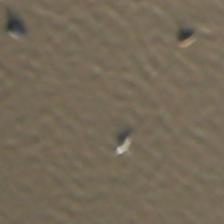
#> input picture train/2_1.JPG, 224 x 224 px
$ jupyter execute --allow-errors Image_analysis.ipynb   (shell and % lines are left out)   (older library calls are emulated)
#> lines starting #> are read from the running program, lines starting #| are printed output that depends on the picture; after the words box and inside, x2 and y2 are one past the last pixel; in counts of white or black regions, pixels touching at a corner belong together; long printed decimals are rounded
[cell 1]
import numpy as np
import cv2
import matplotlib.pyplot as plt
import seaborn as sns
from PIL import Image
from math import atan
import math

## Load image

[cell 2]
img = Image.open('./train/2_1.JPG')
#> img is the input picture: PIL image 224x224 RGB; mean R, G, B 117.5, 105.7, 87.9
img = np.array(img)
plt.imshow(img)
plt.title('original Image')
blur = cv2.GaussianBlur(img,(5,5),0)
gray = cv2.cvtColor(blur,cv2.COLOR_RGB2GRAY)
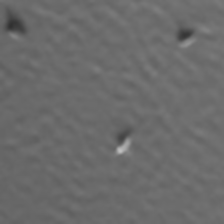
#> gray: shape (224, 224); min 49, max 191, mean 107.2
laplacian = cv2.Laplacian(gray,cv2.CV_64F)
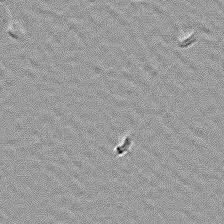
#> laplacian: shape (224, 224) float64; min -23, max 15, mean -0.000379; drawn with min black and max white
sobelx = cv2.Sobel(gray,cv2.CV_64F,1,0,ksize=5)
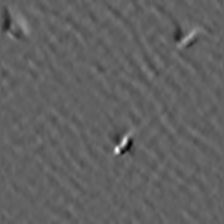
#> sobelx: shape (224, 224) float64; min -1526, max 2469, mean 4.2; drawn with min black and max white
sobely = cv2.Sobel(gray,cv2.CV_64F,0,1,ksize=5)
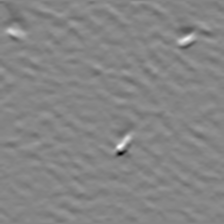
#> sobely: shape (224, 224) float64; min -2690, max 2443, mean -2.6; drawn with min black and max white
sobel = cv2.addWeighted(sobelx,0.5,sobely,0.5,0)
sobel_ = np.maximum(sobel,50)
sobel_[sobel_==50]=0
canny = cv2.Canny(gray,100,200)
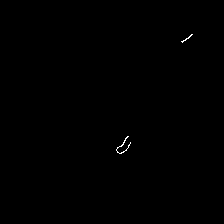
#> canny: shape (224, 224); 0.13% white in thin lines or dots, all inside (x1, y1, x2, y2) = (116, 34, 193, 154)
_, thresh = cv2.threshold(sobel_,200,255,cv2.THRESH_BINARY)
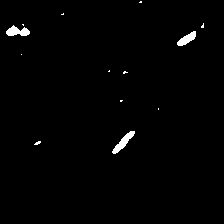
#> thresh: shape (224, 224) float64; 1.1% white; 13 white regions (10 under 20 px), largest, box (x1, y1, x2, y2) and area: (112, 131, 135, 154) 182, (6, 25, 30, 36) 165, (177, 31, 196, 46) 145

## Applied Filters

[cell 3]
plt.figure(figsize=(15,10))
plt.subplot(1,5,1)
plt.imshow(canny,cmap='gray')
plt.title('Canny Image')

plt.subplot(1,5,2)
plt.imshow(gray,cmap='gray')
plt.title('grayscale Image')

plt.subplot(1,5,3)
plt.imshow(laplacian,cmap='gray')
plt.title('laplacian Image')

plt.subplot(1,5,4)
plt.imshow(sobel_,cmap='gray')
plt.title('Sobel Image')

plt.subplot(1,5,5)
plt.imshow(thresh,cmap='gray')
plt.title('Threshold Image')
plt.show()

## 2. Collecting non-zero values

[cell 4]
xsobel,ysobel = np.nonzero(sobel_)
#> xsobel = 9766 values from 0 to 223; ysobel = 9766 values, max 223 at index 635, min 0 at index 1498, mean 109.2
xthresh,ythresh = np.nonzero(thresh)
#> xthresh = 551 values from 1 to 153; ythresh = 551 values, max 203 at index 9, min 6 at index 84, mean 105.8

[cell 5]
plt.figure(figsize=(15,6))
plt.subplot(1,2,1)
plt.scatter(xsobel,ysobel)
plt.xlabel('x-label')
plt.ylabel('y-label')
plt.title('Sobel Scatter')
plt.subplot(1,2,2)
plt.scatter(xthresh,ythresh)
plt.xlabel('x-label')
plt.ylabel('y-label')
plt.title('Threshold Scatter')

plt.show()
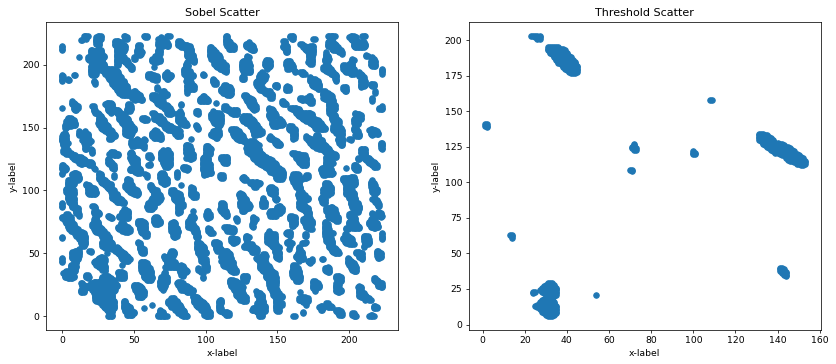
#> figure drawn by matplotlib, 2 panels

## Covariance
- how the points are moving together
- considering sobel filter and threshold (sobel)

[cell 6]
# sobel covariance
cov_sobel = np.cov(xsobel,ysobel)
#> cov_sobel = [[4109.9, 171.8], [171.8, 4048.7]]
evals_sobel, evecs_sobel = np.linalg.eig(cov_sobel)
#> evals_sobel = [4253.8, 3904.8]; evecs_sobel = [[0.767, -0.642], [0.642, 0.767]]
# threshold covariance
cov_thresh = np.cov(xthresh,ythresh)
#> cov_thresh = [[2706.3, 558], [558, 4615.6]]
evals_thresh, evecs_thresh = np.linalg.eig(cov_thresh)
#> evals_thresh = [2555.2, 4766.7]; evecs_thresh = [[-0.965, -0.261], [0.261, -0.965]]

[cell 7]
print('INFO: innomatics: eigen values and vector for sobel and threshold')
print('Sobel Filter: \n\n',evecs_sobel),print('\n')
#| Sobel Filter:
#|  [[ 0.7666 -0.6421]
#|  [ 0.6421  0.7666]]
print('Threshold(sobel) Filter: \n\n',evecs_thresh)
#| Threshold(sobel) Filter:
#|  [[-0.9652  -0.2614]
#|  [ 0.2614 -0.9652 ]]

[cell 8]
print('INFO: innomatics: maximum variance is with PCA-{}'.format(np.argmax(evals_sobel)+1))
#| INFO: innomatics: maximum variance is with PCA-1
if np.argmax(np.argmax(evals_sobel)) == 0:
    mul1= 50
    mul2 = 50
else:
    mul1= 50
    mul2 = 50

pca1 = evecs_sobel[:,0]
#> pca1 = [0.767, 0.642]
pca2 = evecs_sobel[:,1]
#> pca2 = [-0.642, 0.767]
pca1x = math.cos(atan(pca1[1]/pca1[0]))*mul1
#> pca1x = 38.33
pca1y = math.sin(atan(pca1[1]/pca1[0]))*mul1
#> pca1y = 32.11
pca2x = math.cos(atan(pca2[1]/pca2[0]))*mul2
#> pca2x = 32.11
pca2y = math.sin(atan(pca2[1]/pca2[0]))*mul2
#> pca2y = -38.33

[cell 9]
xsc = xsobel.mean()
#> xsc = 106.8
ysc = ysobel.mean()
#> ysc = 109.2

plt.figure(figsize=(15,7))
plt.subplot(1,2,1)
plt.arrow(xsc,ysc,pca1x,pca1y, head_width=10, head_length=10, fc='r', ec='r')
plt.arrow(xsc,ysc,pca2x,pca2y, head_width=10, head_length=10, fc='b', ec='b')
plt.scatter(xsobel,ysobel,color='y')
plt.xlabel('x-label')
plt.ylabel('y-label')
plt.title('Sobel Scatter')
plt.show()
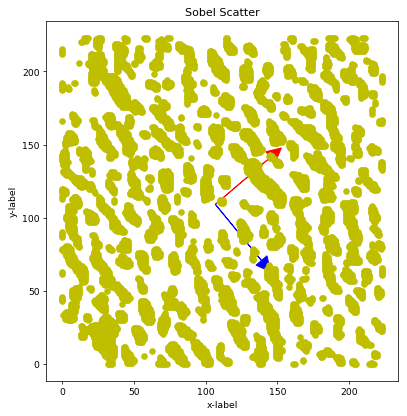
#> figure drawn by matplotlib, 1 panel

[cell 10]
print('INFO: innomatics: maximum variance is with PCA-{}'.format(np.argmax(evals_thresh)+1))
#| INFO: innomatics: maximum variance is with PCA-2
if np.argmax(np.argmax(evals_thresh)) == 0:
    mul1= 25
    mul2 = 25
else:
    mul1= 25
    mul2 = 25

pca1 = evecs_thresh[:,0]
#> pca1 = [-0.965, 0.261]
pca2 = evecs_thresh[:,1]
#> pca2 = [-0.261, -0.965]
pca1x = math.cos(atan(pca1[1]/pca1[0]))*mul1
#> pca1x = 24.13
pca1y = math.sin(atan(pca1[1]/pca1[0]))*mul1
#> pca1y = -6.54
pca2x = math.cos(atan(pca2[1]/pca2[0]))*mul2
#> pca2x = 6.54
pca2y = math.sin(atan(pca2[1]/pca2[0]))*mul2
#> pca2y = 24.13

[cell 11]
xsc = xthresh.mean()
#> xsc = 74.41
ysc = ythresh.mean()
#> ysc = 105.8

plt.figure(figsize=(15,7))
plt.subplot(1,2,1)
plt.arrow(xsc,ysc,pca1x,pca1y, head_width=10, head_length=10, fc='r', ec='r')
plt.arrow(xsc,ysc,pca2x,pca2y, head_width=10, head_length=10, fc='b', ec='b')
plt.scatter(xthresh,ythresh,color='y')
plt.xlabel('x-label')
plt.ylabel('y-label')
plt.title('Threshold (sobel) Scatter')
plt.show()
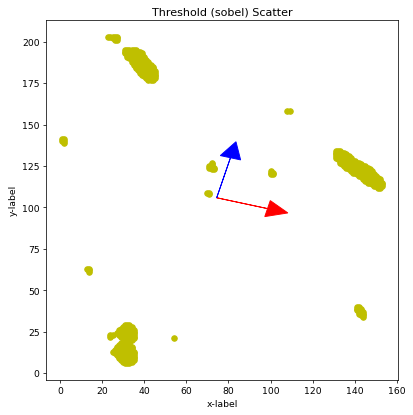
#> figure drawn by matplotlib, 1 panel

# convolution

[cell 12]
img = cv2.imread('kite.jpg')
#> (the rest of this cell did not finish here and is left out)

[cell 13]
# convolve
from scipy.signal import convolve2d

[cell 14]
kernel = np.array([[1,0,-1],[2,0,-2],[1,0,-1]])
print(kernel)
print(kernel.shape)

[cell 15]
cov = convolve2d(gray,kernel)
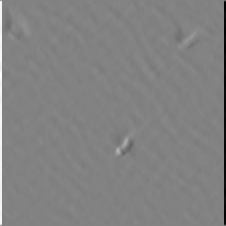
#> cov: shape (226, 226) int64; min -468, max 450, mean 0; drawn with min black and max white
relu = np.maximum(cov,0)

[cell 16]
plt.figure(figsize=(10,6))
plt.subplot(1,2,1)
plt.imshow(cov,cmap='gray'),plt.title('Apply Convolve')
plt.subplot(1,2,2)
plt.imshow(relu,cmap='gray'),plt.title('Apply Relu')

$ run again, with train/1_1.JPG copied over train/2_1.JPG
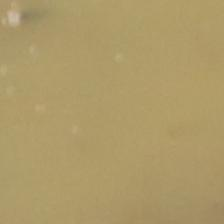
#> input picture train/1_1.JPG, 224 x 224 px
#> img is the input picture: PIL image 224x224 RGB; mean R, G, B 174, 154.3, 104.6
#> canny: shape (224, 224); every value is 0
#> thresh: shape (224, 224) float64; 0.22% white; 6 white regions (5 under 20 px), largest, box (x1, y1, x2, y2) and area: (5, 7, 13, 21) 68
#> xsobel = 1489 values from 0 to 221; ysobel = 1489 values, max 218 at index 235, min 0 at index 92, mean 59.15
#> xthresh = 111 values from 1 to 106; ythresh = 111 values, max 117 at index 103, min 1 at index 72, mean 17.77
#> cov_sobel = [[2946.4, 1245.3], [1245.3, 3265.5]]
#> evals_sobel = [1850.5, 4361.4]; evecs_sobel = [[-0.751, -0.661], [0.661, -0.751]]
#> cov_thresh = [[417.4, 345.6], [345.6, 721.3]]
#> evals_thresh = [191.8, 946.9]; evecs_thresh = [[-0.837, -0.547], [0.547, -0.837]]
#| Sobel Filter:
#|  [[-0.7507 -0.6606 ]
#|  [ 0.6606  -0.7507]]
#| Threshold(sobel) Filter:
#|  [[-0.8374 -0.5466 ]
#|  [ 0.5466  -0.8374]]
#| INFO: innomatics: maximum variance is with PCA-2
#> `pca1 = evecs_sobel[:,0]`: pca1 = [-0.751, 0.661]
#> `pca2 = evecs_sobel[:,1]`: pca2 = [-0.661, -0.751]
#> `pca1x = math.cos(atan(pca1[1]/pca1[0]))*mul1`: pca1x = 37.53
#> `pca1y = math.sin(atan(pca1[1]/pca1[0]))*mul1`: pca1y = -33.03
#> `pca2x = math.cos(atan(pca2[1]/pca2[0]))*mul2`: pca2x = 33.03
#> `pca2y = math.sin(atan(pca2[1]/pca2[0]))*mul2`: pca2y = 37.53
#> `xsc = xsobel.mean()`: xsc = 67.16
#> `ysc = ysobel.mean()`: ysc = 59.15
#| INFO: innomatics: maximum variance is with PCA-2
#> `pca1 = evecs_thresh[:,0]`: pca1 = [-0.837, 0.547]
#> `pca2 = evecs_thresh[:,1]`: pca2 = [-0.547, -0.837]
#> `pca1x = math.cos(atan(pca1[1]/pca1[0]))*mul1`: pca1x = 20.93
#> `pca1y = math.sin(atan(pca1[1]/pca1[0]))*mul1`: pca1y = -13.67
#> `pca2x = math.cos(atan(pca2[1]/pca2[0]))*mul2`: pca2x = 13.67
#> `pca2y = math.sin(atan(pca2[1]/pca2[0]))*mul2`: pca2y = 20.93
#> `xsc = xthresh.mean()`: xsc = 21.37
#> `ysc = ythresh.mean()`: ysc = 17.77
#> `plt.show()`:
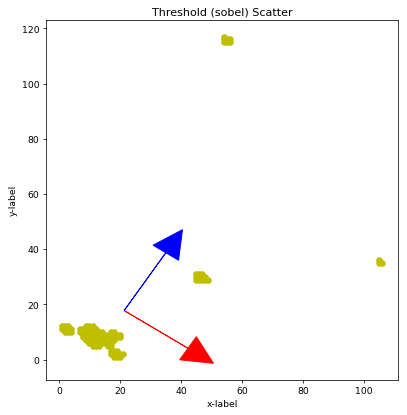
#> figure drawn by matplotlib, 1 panel
